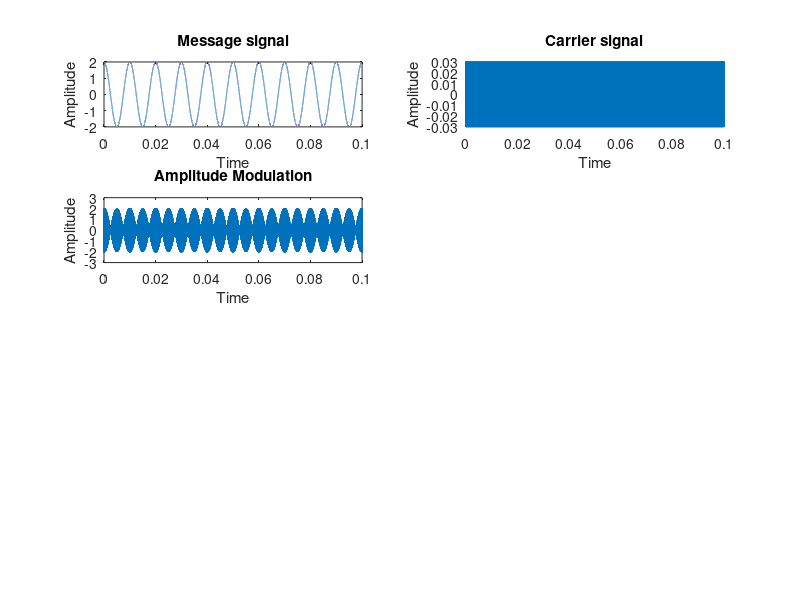

Reproduce this figure in MATLAB. (Note: this script raises an error after producing the figure.)
% Amplitude Modulation

Am=2;
Ac=0.03;
m=Am/Ac;
fm=100;
fc=500000;
Fs=2*fc;
T=1/Fs;
t=0:T:0.1;

% message signal
xm = Am*cos(2*pi*fm*t);
subplot(421);
plot(t,xm);xlabel('Time');ylabel('Amplitude');title('Message signal');

% carrier signal
xc = Ac*cos(2*pi*fc*t);
subplot(422);
plot(t,xc);xlabel('Time');ylabel('Amplitude');title("Carrier signal");

% DSB-AM 
y = Ac*(1+m*cos(2*pi*fm*t)).*cos(2*pi*fc*t);
subplot(423);
plot(t,y);xlabel('Time');ylabel('Amplitude');title("Amplitude Modulation");

amm = ammod(xm,fc,Fs,0,Ac);
subplot(424)
plot(t,amm);xlabel('Time');ylabel('Amplitude');title("Amplitude Modulation-inbuilt func");

% Spectrum of modulated wave
N = length(xm);
Y = fftshift(fft(y,N));
f = Fs*[-N/2:N/2-1]/N;
subplot(425);
plot(f,Y);xlabel('Frequency');ylabel('Amplitude');title("Spectrum of modulated wave");

